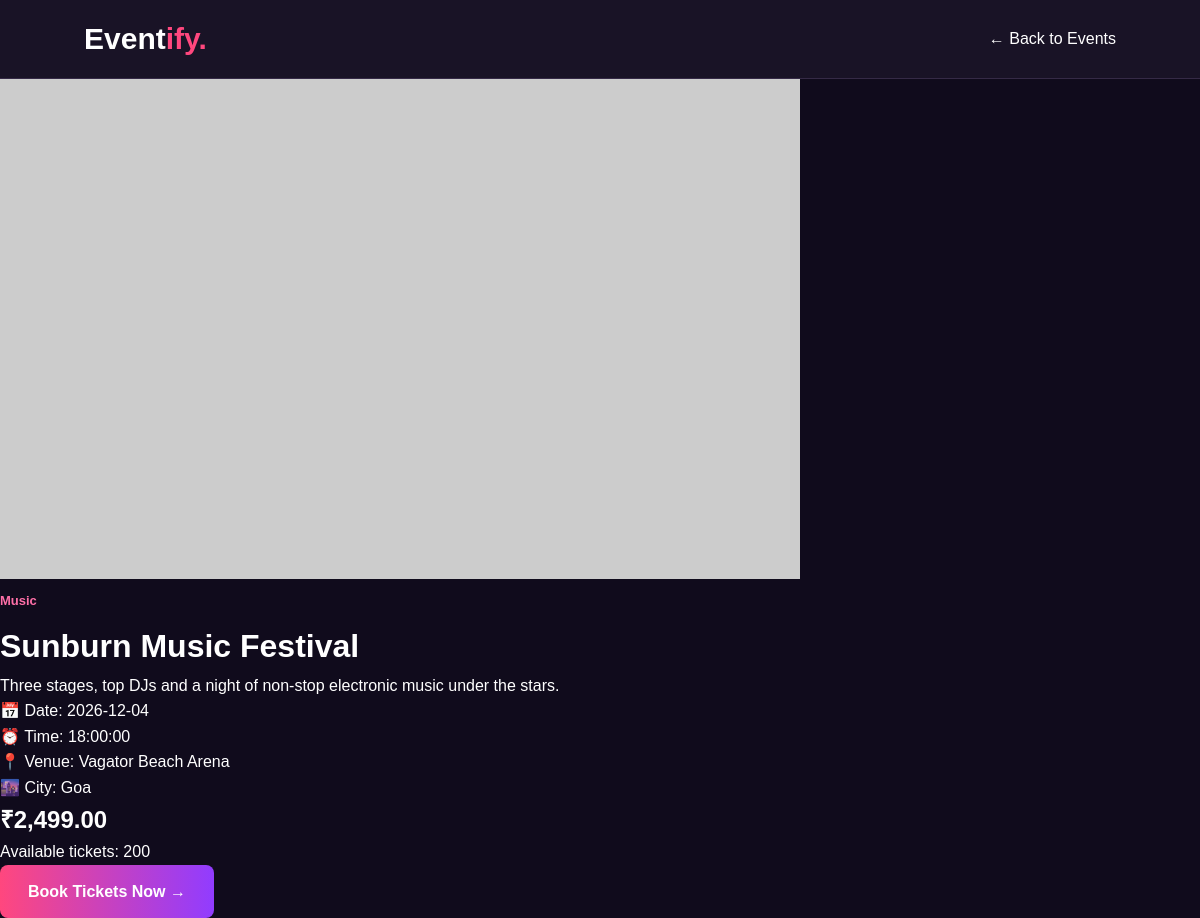
The app's page /event.php?id=1 with its own data.
### tables this page shows
CREATE TABLE IF NOT EXISTS events (
    id INT UNSIGNED NOT NULL AUTO_INCREMENT PRIMARY KEY,
    title VARCHAR(200) NOT NULL,
    description TEXT,
    category VARCHAR(50) NOT NULL,
    event_date DATE NOT NULL,
    event_time TIME NOT NULL,
    venue VARCHAR(200) NOT NULL,
    city VARCHAR(100) NOT NULL,
    price DECIMAL(10,2) NOT NULL DEFAULT 0.00,
    available_tickets INT NOT NULL DEFAULT 0,
    image VARCHAR(500) DEFAULT NULL,
    INDEX idx_event_date (event_date),
    INDEX idx_category (category)
);

### event.php (the view, shortened to what this page needs)
<?php
include 'db.php';
$id = filter_input(INPUT_GET, 'id', FILTER_VALIDATE_INT);
$stmt = $conn->prepare("SELECT * FROM events WHERE id = ?");
$stmt->bind_param("i", $id);
$stmt->execute();
$event = $stmt->get_result()->fetch_assoc();
function e($value) {
    return htmlspecialchars((string)$value, ENT_QUOTES, 'UTF-8');
}
?>
<!DOCTYPE html>
<html>
<head>
    <link rel="stylesheet" href="assets/style.css">
</head>
<body>
<header class="navbar">
    <a class="logo" href="index.php">Event<span>ify.</span></a>
    <a href="index.php">← Back to Events</a>
</header>
<div class="details-container">
    <img class="details-image"
         src="<?= e($event['image']) ?>">
    <div class="details-info">
        <span class="event-category">
            <?= e($event['category']) ?>
        </span>
        <h1><?= e($event['title']) ?></h1>
        <p><?= e($event['description']) ?></p>
        <p>📅 Date: <?= e($event['event_date']) ?></p>
        <p>⏰ Time: <?= e($event['event_time']) ?></p>
        <p>📍 Venue: <?= e($event['venue']) ?></p>
        <p>🌆 City: <?= e($event['city']) ?></p>
        <h2>₹<?= number_format($event['price'], 2) ?></h2>
        <p>Available tickets:
            <?= (int)$event['available_tickets'] ?>
        </p>
        <?php if ($event['available_tickets'] > 0): ?>
            <a class="primary-btn"
               href="book.php?id=<?= (int)$event['id'] ?>">
               Book Tickets Now →
            </a>
        <?php else: ?>
            <p>Tickets Sold Out!</p>
        <?php endif; ?>
    </div>
</div>
</body>
</html>

### assets/style.css (style rules this page uses)
* { margin: 0; padding: 0; box-sizing: border-box; }
body { font-family: Arial, sans-serif; background: #100b1c; color: #ffffff; line-height: 1.6; }
a { text-decoration: none; color: inherit; }
.navbar { width: 100%; min-height: 75px; padding: 15px 7%; display: flex; justify-content: space-between; align-items: center; background: #191326; border-bottom: 1px solid #352a46; }
.logo { font-size: 30px; font-weight: bold; color: #ffffff; }
.logo span { color: #ff477e; }
.primary-btn { display: inline-block; padding: 14px 28px; background: linear-gradient(90deg, #ff477e, #913cff); color: white; border-radius: 8px; font-weight: bold; transition: .3s; }
.event-category { display: inline-block; color: #ff70a8; font-size: 13px; font-weight: bold; margin-bottom: 10px; }

### records on screen
events: category "Music", title "Sunburn Music Festival", description "Three stages, top DJs and a night of non-stop electronic music under the stars.", event_date "2026-12-04", event_time "18:00:00", venue "Vagator Beach Arena", city "Goa", price "2,499.00", available_tickets "200"
